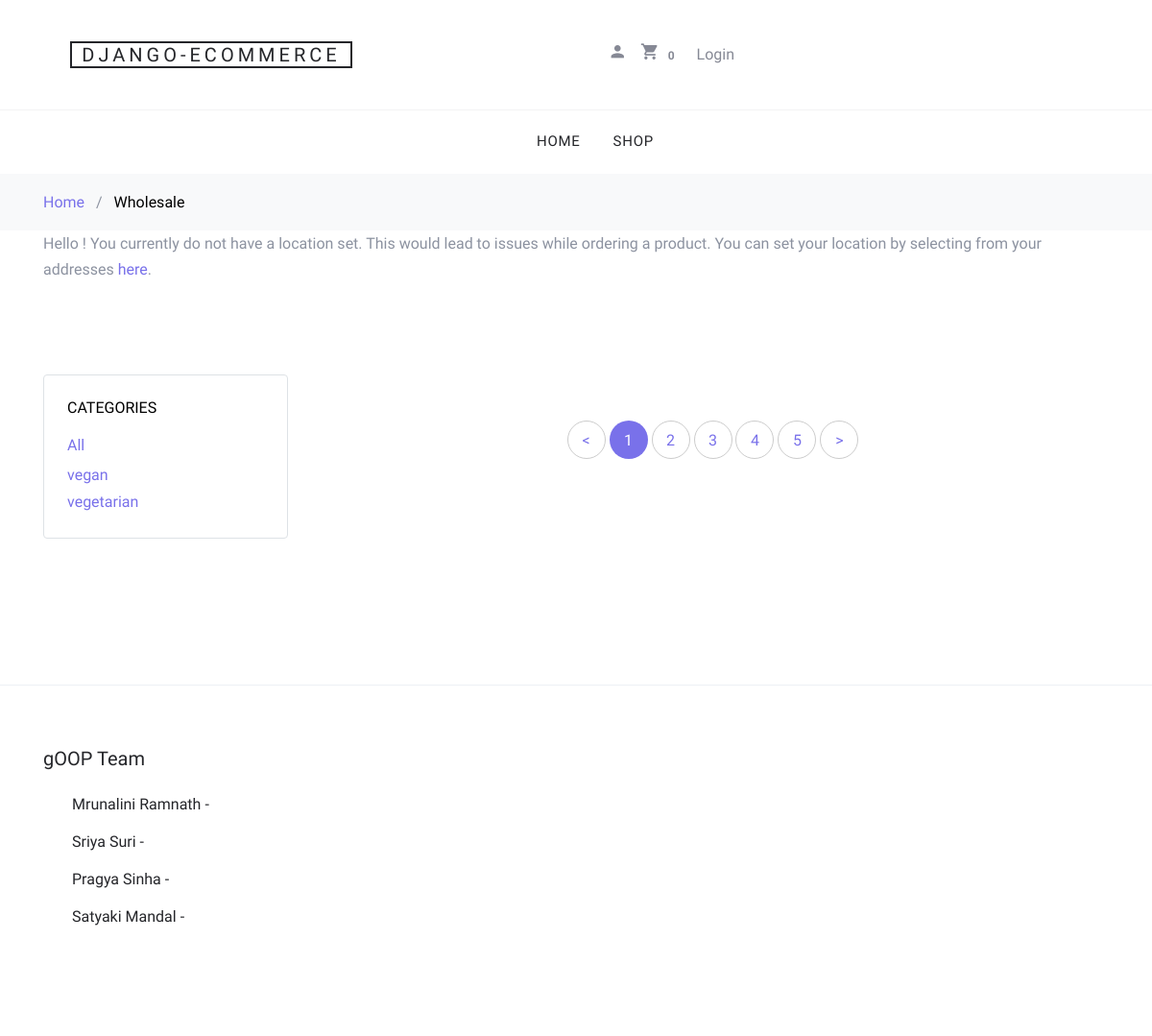
Page /wholesale/ on the earlier database version.
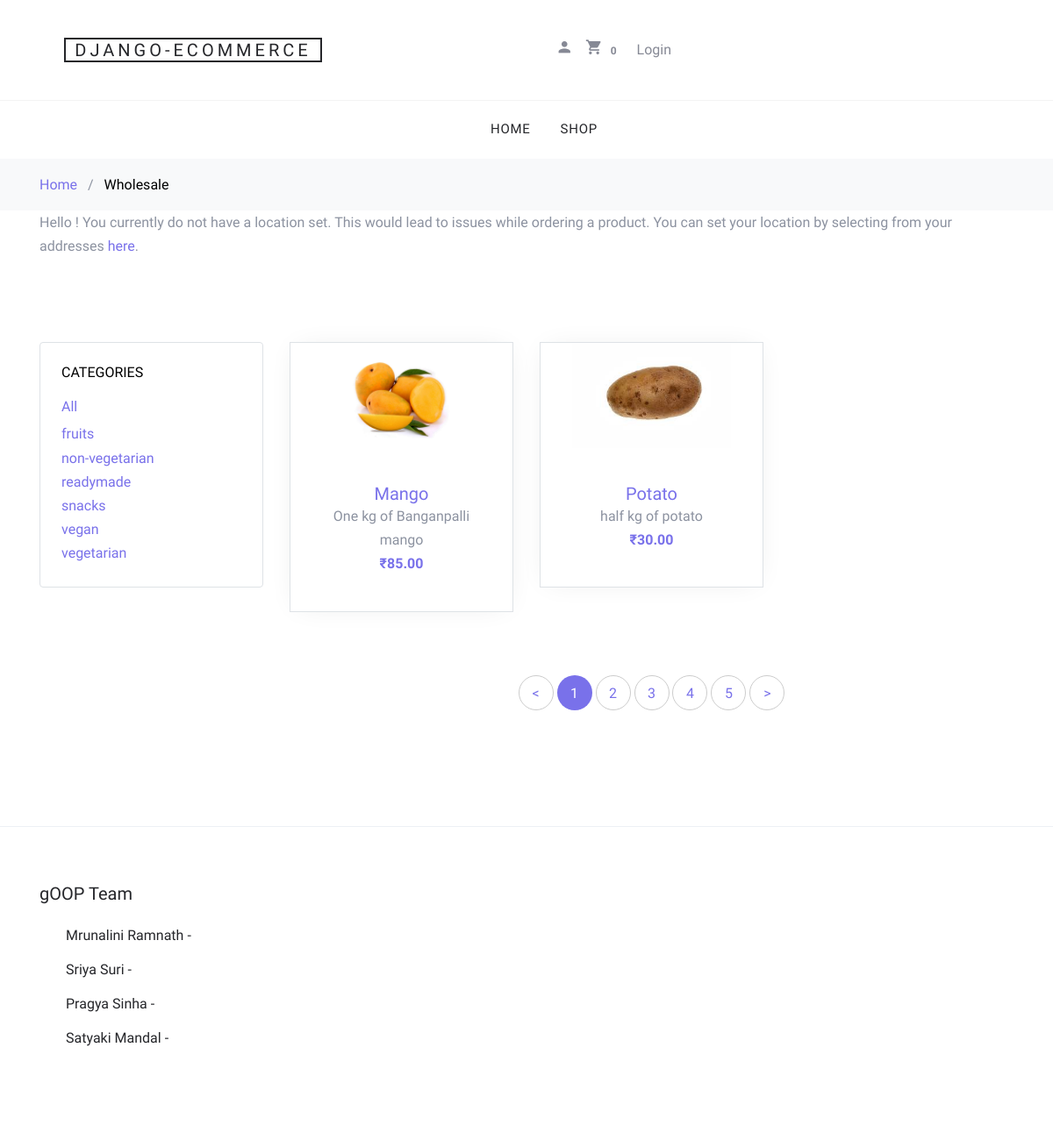
Same page on the later database version.
### shop/models.py (models this page shows, shortened)
class Category(models.Model):
    name = models.CharField(max_length=255, db_index=True)
    class Meta:
        ordering = ['name']
        verbose_name = 'category'
        verbose_name_plural = 'categories'

class Product(models.Model):
    category = models.ManyToManyField('Category', related_name='products', blank=True)
    name = models.CharField(max_length=200, db_index=True)
    image = models.ImageField(upload_to='products/%Y/%m/%d', blank=True)
    description = models.TextField(blank=True)
    price = models.DecimalField(max_digits=10, decimal_places=2)
    original_price = models.DecimalField(max_digits=10, decimal_places=2, blank=True, null=True)
    available = models.BooleanField(default=True)
    stock_units = models.DecimalField(max_digits=5, decimal_places=0, default=32)
    created = models.DateTimeField(auto_now_add=True)
    updated = models.DateTimeField(auto_now=True)
    seller = models.ForeignKey(User, on_delete=models.CASCADE)
    location = models.TextField(default='')
    sort = models.CharField(max_length=255)
    class Meta:
        ordering = ['name',]
    def get_absolute_url(self):
        return reverse('shop:product_detail', args=[self.id])

### shop/views.py (the view)
# urls.py: path('wholesale/', views.wholesale_product_list, name='wholesale_product_list'),
def wholesale_product_list(request, category_id=None):
    categories = Category.objects.all()
    products = Product.objects.filter(available=True, sort='wholesale')
    context = {'categories': categories, 'products': products}
    if category_id:
        category = Category.objects.get(id=category_id)
        products = Product.objects.filter(category=category, available=True, sort='wholesale')
        context = {'category':category, 'categories': categories, 'products': products}
    return render(request, 'shop/product/wholesale_list.html', context)

### users/templatetags/mytags.py (called while the page is built)
@register.filter(name='group')
def group(user, group_name):
    return user.groups.filter(name=group_name).exists()

@register.filter
def cart_item_count(user):
    if user.is_authenticated:
        qs = Order.objects.filter(user=user, status='carted')
        if qs.exists():
            return qs[0].items.count()
    return 0

### shop/templates/shop/product/wholesale_list.html (shortened to what this page needs)
{% extends "base.html" %}
{% load static %}
{% load mytags %}
{% block content %}
<div class="bg-light py-3">
    <div class="container">
        <div class="row">
            <div class="col-md-12 mb-0"><a href="{% url 'shop:product_list' %}">Home</a> <span class="mx-2 mb-0">/</span> <strong
                    class="text-black">Wholesale</strong></div>
        </div>
    </div>
</div>
<div class="container">
<p> Hello {{ request.user.full_name }}!
{% if request.user.location %} Your current location is set to {{ request.user.location }}. If you would like to change that, click <a href="{% url 'users:set-address' %}">here</a>.
{% else %} You currently do not have a location set. This would lead to issues while ordering a product. You can set your location by selecting from your addresses <a href="{% url 'users:set-address' %}">here</a>.
{% endif %}</p>
</div>
<div class="site-section">
    <div class="container">
        <div class="row mb-5">
            <div class="col-md-9 order-2">
                <div class="row mb-5">
                    {% for product in products %}
                    <div class="col-sm-6 col-lg-4 mb-4" data-aos="fade-up">
                        <div class="block-4 text-center border">
                            <figure class="block-4-image">
                                <a href="{{ product.get_absolute_url }}"><img src="{{ product.image.url }}"
                                        alt="Image placeholder" class="img-fluid" style="height: 10vw;"></a>
                            </figure>
                            <div class="block-4-text p-4">
                                <h3><a href="{% url 'shop:product_detail' product_id=product.id %}">{{ product.name }}</a></h3>
                                <p class="mb-0">{{ product.description }}</p>
                                <p class="text-primary font-weight-bold">₹{{ product.price }}</p>
                            </div>
                        </div>
                    </div>
                    {% endfor %}
                </div>
                <div class="row" data-aos="fade-up">
                    <div class="col-md-12 text-center">
                        <div class="site-block-27">
                            <ul>
                                <li><a href="#">&lt;</a></li>
                                <li class="active"><span>1</span></li>
                                <li><a href="#">2</a></li>
                                <li><a href="#">3</a></li>
                                <li><a href="#">4</a></li>
                                <li><a href="#">5</a></li>
                                <li><a href="#">&gt;</a></li>
                            </ul>
                        </div>
                    </div>
                </div>
            </div>
            <div class="col-md-3 order-1 mb-5 mb-md-0">
                <div class="border p-4 rounded mb-4">
                    <h3 class="mb-3 h6 text-uppercase text-black d-block">Categories</h3>
                    <ul class="list-unstyled mb-0">
                        <li {% if not category %} class="mb-1" {% endif %}>
                            <a href="{% url "shop:wholesale_product_list" %}" class="d-flex"><span>All</a>
                        </li>
                        {% for c in categories %}
                        <li {% if category == c %} class="mb-1" {% endif %}>
                            <a href="{% url 'shop:wholesale_list_by_category' category_id=c.id %}" class="d-flex">{{ c.name }}</a>
                        </li>
                        {% endfor %}
                    </ul>
                </div>
            </div>
        </div>
    </div>
</div>
{% endblock %}

Differences in the rows shown:
added Product: image (picture), name "Mango", description "One kg of Banganpalli mango", price "85.00"
added Product: image (picture), name "Potato", description "half kg of potato", price "30.00"
added Category: name "fruits"
added Category: name "non-vegetarian"
added Category: name "readymade"
added Category: name "snacks"
